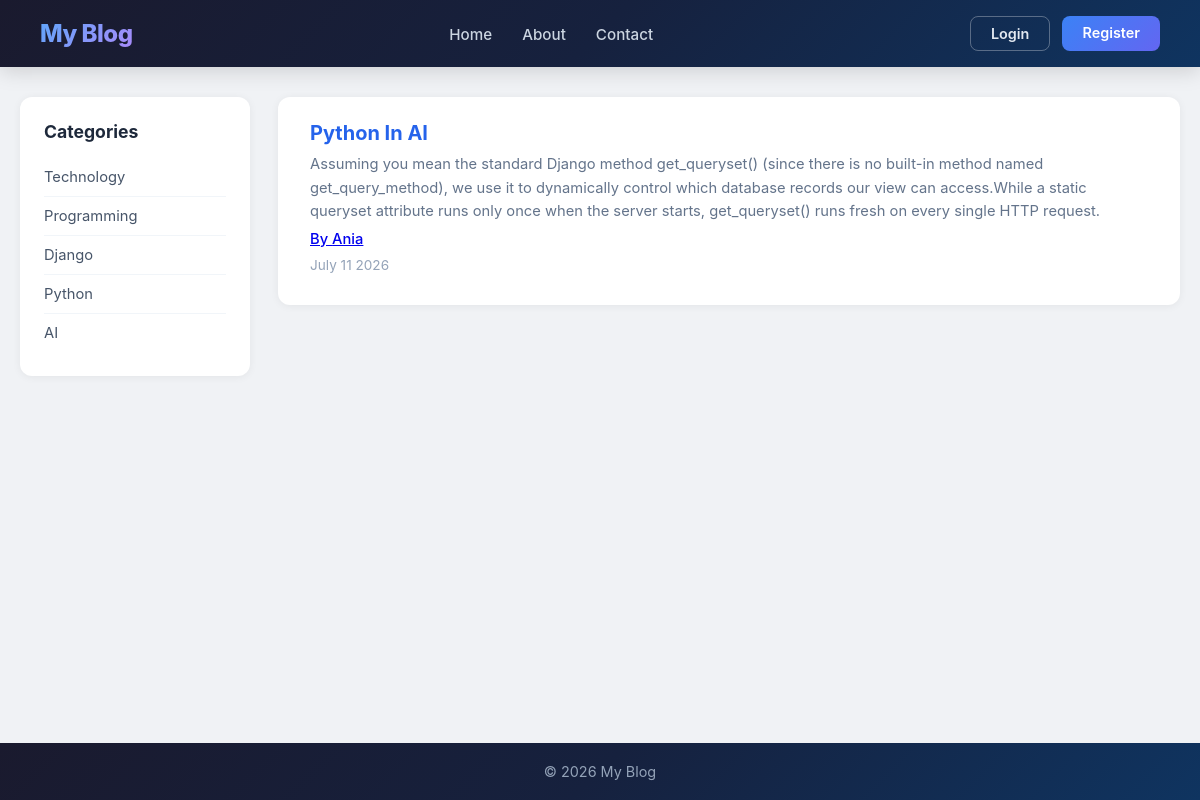
The page /post/26/ on the database its author committed.
### home/models.py (models this page shows, shortened)
class Post(models.Model):
    title=models.CharField(max_length=100)
    content=models.TextField()
    date_posted = models.DateTimeField(default=timezone.now)
    author=models.ForeignKey(User, on_delete=models.CASCADE)

### home/views.py (the view)
# urls.py: path('post/<int:pk>/',PostDetailView.as_view(), name='post-detail'),
class PostDetailView(DetailView):
    model=Post
    context_object_name='post'
    template_name='home/post-detail.html'

### home/templates/home/post-detail.html (shortened to what this page needs)
{% extends 'home/base.html' %}
{% block content %}
<div class="post-card">
    <h2>{{ post.title }}</h2>
    <p>{{post.content}}</p>
    <p class="author">
        <a href="{% url 'user-blog-home' post.author.username %}">By {{ post.author }}</a>
    </p>
    <p class="date">
        {{ post.date_posted|date:'F d Y' }}
    </p>
</div>
{% endblock %}

### home/static/home/style.css (style rules this page uses)
* { margin: 0; padding: 0; box-sizing: border-box; font-family: -apple-system, BlinkMacSystemFont, "Segoe UI", Roboto, Helvetica, Arial, sans-serif; }
body { background: #f0f2f5; min-height: 100vh; display: flex; flex-direction: column; }
.post-card { background: #ffffff; padding: 24px 28px; margin-bottom: 20px; border-radius: 12px; box-shadow: 0 1px 8px rgba(0, 0, 0, 0.06); transition: box-shadow 0.3s ease, transform 0.3s ease; border-left: 4px solid transparent; }
.post-card h2 { color: #2563eb; margin-bottom: 8px; font-size: 1.25rem; font-weight: 700; transition: color 0.2s ease; cursor: pointer; }
.post-card p { color: #64748b; font-size: 0.92rem; line-height: 1.6; margin-bottom: 4px; }
.author { color: #475569 !important; font-weight: 500; }
.date { color: #94a3b8 !important; font-size: 0.85rem !important; }

### rows shown on the page
Post: title "Python In AI", content "Assuming you mean the standard Django method get_queryset() (since there is no built-in method named get_query_method), we use it to dynamically control which database records our view can access.While a static queryset attribute runs only once when the server starts, get_queryset() runs fresh on every single HTTP request.", author "Ania", date_posted "July 11 2026"
